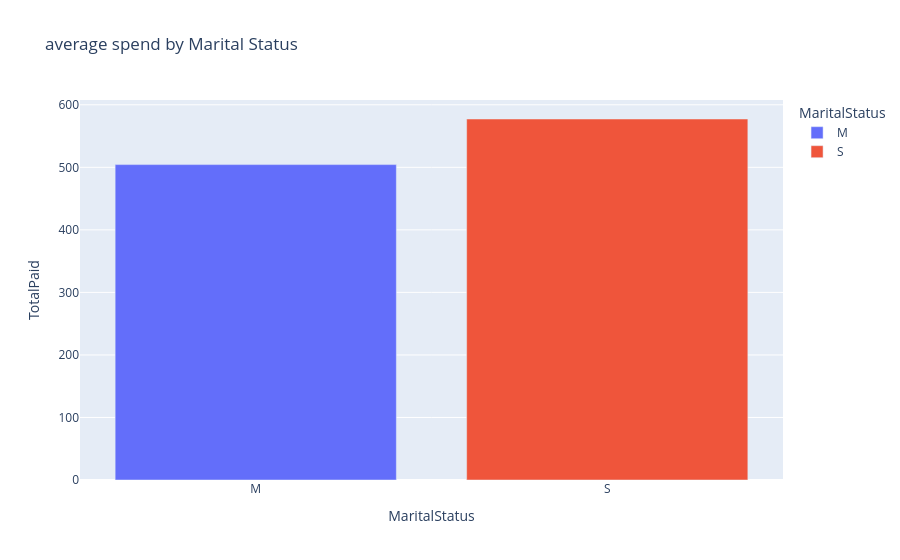

Notebook code cell kept with this figure:
### Code cell
# Q3 what is the average spend by  marital status
dff = df.groupby(['MaritalStatus'])['TotalPaid'].mean().reset_index()
px.bar(dff, 'MaritalStatus', 'TotalPaid', title='average spend by Marital Status', color='MaritalStatus')

### Figure 1 — Plotly figure (JSON) as saved in the notebook; plotly's stock layout.template omitted (floating-point values rounded to 4 significant figures)
{"data": [{"alignmentgroup": "True", "hovertemplate": "MaritalStatus=%{x}<br>TotalPaid=%{y}<extra></extra>", "legendgroup": "M", "marker": {"color": "#636efa", "pattern": {"shape": ""}}, "name": "M", "offsetgroup": "M", "orientation": "v", "showlegend": true, "textposition": "auto", "type": "bar", "x": ["M"], "xaxis": "x", "y": [504.4], "yaxis": "y"}, {"alignmentgroup": "True", "hovertemplate": "MaritalStatus=%{x}<br>TotalPaid=%{y}<extra></extra>", "legendgroup": "S", "marker": {"color": "#EF553B", "pattern": {"shape": ""}}, "name": "S", "offsetgroup": "S", "orientation": "v", "showlegend": true, "textposition": "auto", "type": "bar", "x": ["S"], "xaxis": "x", "y": [577.3], "yaxis": "y"}], "layout": {"barmode": "relative", "legend": {"title": {"text": "MaritalStatus"}, "tracegroupgap": 0}, "title": {"text": "average spend by Marital Status"}, "xaxis": {"anchor": "y", "categoryarray": ["M", "S"], "categoryorder": "array", "domain": [0, 1], "title": {"text": "MaritalStatus"}}, "yaxis": {"anchor": "x", "domain": [0, 1], "title": {"text": "TotalPaid"}}}}
